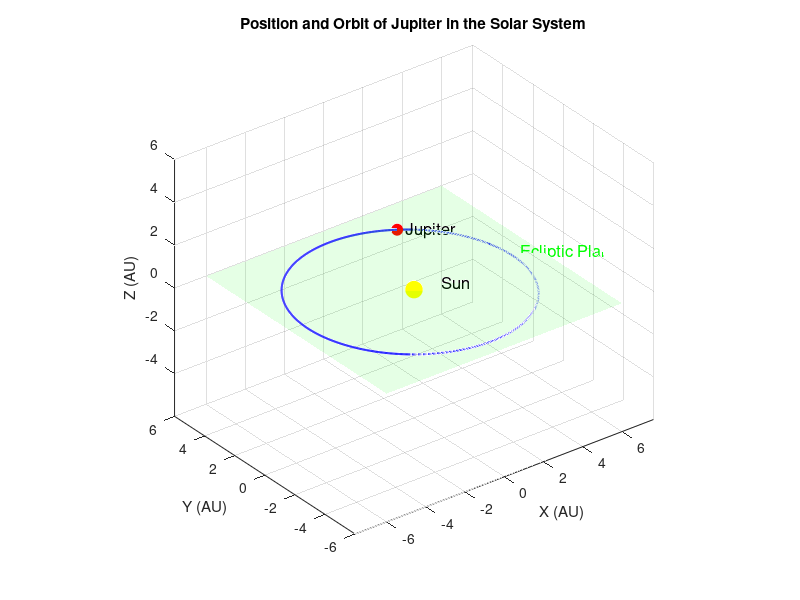

This figure's MATLAB source:
% MATLAB Script to visualize the position, orbit of Jupiter, and the ecliptic plane in the Solar System

% Constants for Jupiter's orbit (epoch J2000.0)
a = 5.2044;         % Semi-major axis in AU
e = 0.0489;         % Eccentricity
i = 1.303;          % Inclination in degrees
Omega = 100.464;    % Longitude of the ascending node in degrees
omega = 273.867;    % Argument of perihelion in degrees
M0 = 19.65053;      % Mean anomaly at epoch J2000.0 in degrees
n = 0.083056;       % Mean daily motion in degrees per day

% Define the time for which you want the ephemeris data
% This is the number of days since the standard epoch J2000.0 (2000-01-01 12:00:00)
date_vec = [2024, 07, 15, 0, 0, 0];
date_num = datenum(date_vec);
epoch_num = datenum([2000, 01, 01, 12, 0, 0]);
d = date_num - epoch_num;

% Calculate the current mean anomaly
M = M0 + n * d;

% Solve Kepler's equation to get the eccentric anomaly
E = M;  % Initial guess for E
for j = 1:1000
    E = M + e * sind(E);  % Update E using the iterative method
end

% Calculate the true anomaly
v = 2 * atan2d(sqrt(1 + e) * sind(E / 2), sqrt(1 - e) * cosd(E / 2));

% Calculate the heliocentric distance
r = a * (1 - e * cosd(E));

% Calculate the position in the orbital plane
x_orbit = r * cosd(v);
y_orbit = r * sind(v);

% Rotate to the ecliptic plane
x_ecl = x_orbit * (cosd(omega) * cosd(Omega) - sind(omega) * cosd(i) * sind(Omega)) - y_orbit * (sind(omega) * cosd(Omega) + cosd(omega) * cosd(i) * sind(Omega));
y_ecl = x_orbit * (cosd(omega) * sind(Omega) + sind(omega) * cosd(i) * cosd(Omega)) + y_orbit * (cosd(omega) * cosd(i) * cosd(Omega) - sind(omega) * sind(Omega));
z_ecl = x_orbit * sind(omega) * sind(i) + y_orbit * cosd(omega) * sind(i);

% Calculate the full orbit path
theta = linspace(0, 360, 1000);
r_orbit = a * (1 - e^2) ./ (1 + e * cosd(theta));
x_orbit_path = r_orbit .* cosd(theta);
y_orbit_path = r_orbit .* sind(theta);

% Rotate the orbit path to the ecliptic plane
x_ecl_path = x_orbit_path * (cosd(omega) * cosd(Omega) - sind(omega) * cosd(i) * sind(Omega)) - y_orbit_path * (sind(omega) * cosd(Omega) + cosd(omega) * cosd(i) * sind(Omega));
y_ecl_path = x_orbit_path * (cosd(omega) * sind(Omega) + sind(omega) * cosd(i) * cosd(Omega)) + y_orbit_path * (cosd(omega) * cosd(i) * cosd(Omega) - sind(omega) * sind(Omega));
z_ecl_path = x_orbit_path * sind(omega) * sind(i) + y_orbit_path * cosd(omega) * sind(i);

% Visualize the Solar System
figure;
hold on;
axis equal;
grid on;

% Plot the Sun
plot3(0, 0, 0, 'yo', 'MarkerSize', 12, 'MarkerFaceColor', 'y');
text(1, 0, 0, '  Sun', 'FontSize', 12);

% Plot Jupiter's orbit
plot3(x_ecl_path, y_ecl_path, z_ecl_path, 'b-', 'LineWidth', 1.5);

% Plot Jupiter's current position
plot3(x_ecl, y_ecl, z_ecl, 'ro', 'MarkerSize', 8, 'MarkerFaceColor', 'r');
text(x_ecl, y_ecl, z_ecl, '  Jupiter', 'FontSize', 12);

% Plot the ecliptic plane
[X, Y] = meshgrid(linspace(-6, 6, 2), linspace(-6, 6, 2));
Z = zeros(size(X));
surf(X, Y, Z, 'FaceAlpha', 0.1, 'EdgeColor', 'none', 'FaceColor', [0, 1, 0]);
text(5, 0, 0, '  Ecliptic Plane', 'FontSize', 12, 'Color', 'g');

% Label the axes
xlabel('X (AU)');
ylabel('Y (AU)');
zlabel('Z (AU)');
title('Position and Orbit of Jupiter in the Solar System');

% Set the view
view(3);

hold off;
